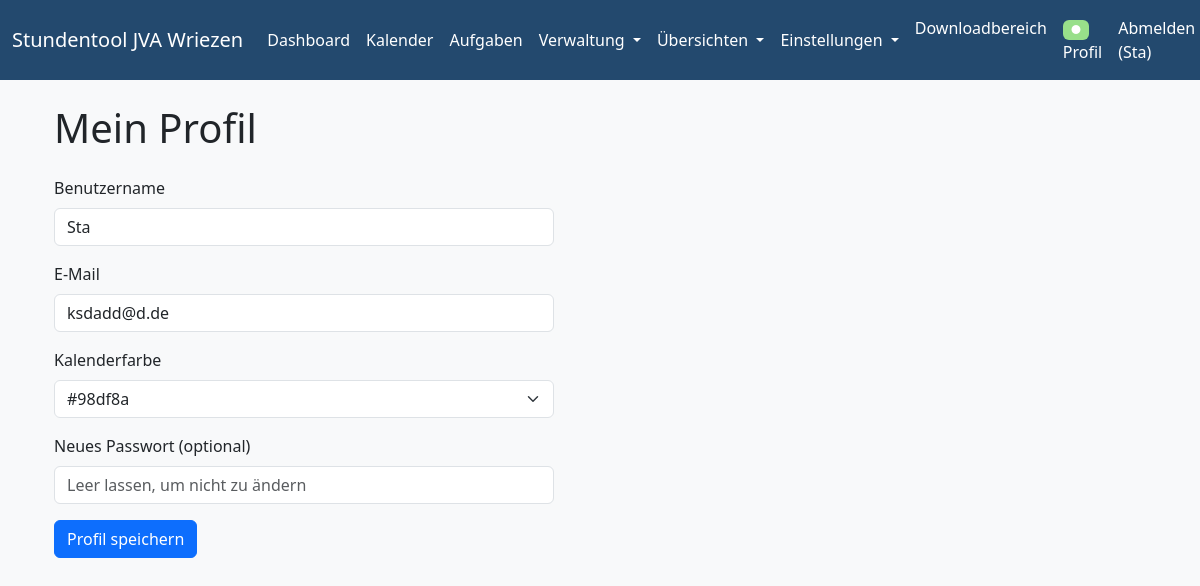
Before: /profil (signed in) with the older database file.
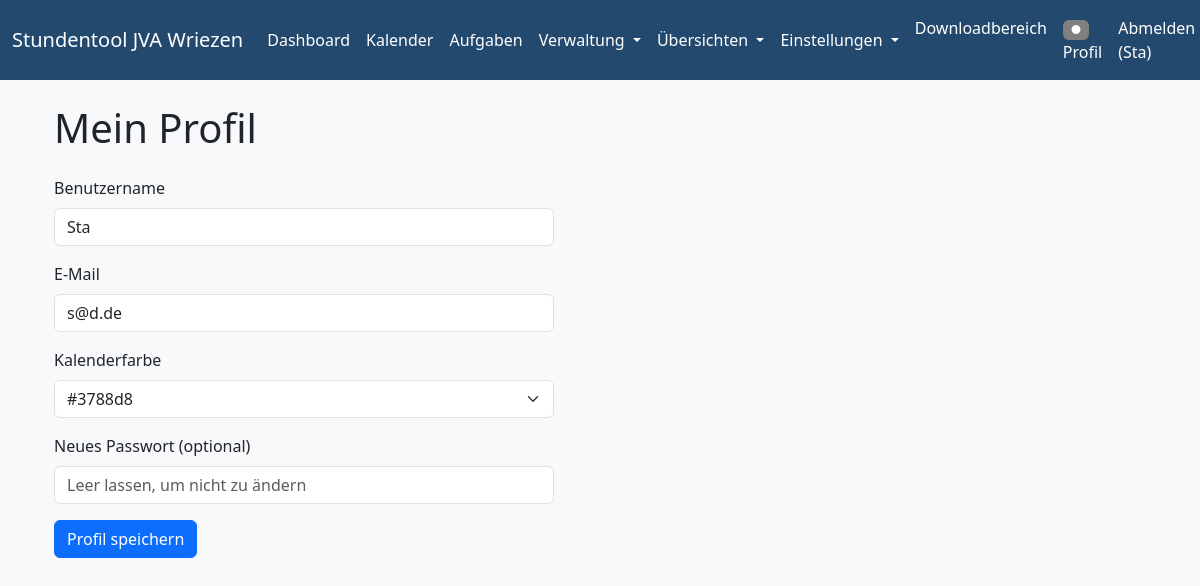
After: the same page with the newer database file.
### models.py (models this page shows, shortened)
class User(db.Model, UserMixin):
    id = db.Column(db.Integer, primary_key=True)
    username = db.Column(db.String(20), unique=True, nullable=False) # Used for login
    email = db.Column(db.String(120), unique=True, nullable=False) # Keep email for contact/recovery
    password = db.Column(db.String(60), nullable=False)
    role = db.Column(db.String(20), default='Benutzer', nullable=False) # New role column
    farbe = db.Column(db.String(7), default='#808080') # Hex color

### app.py (the view, shortened to what this page needs)
@app.route('/profil', methods=['GET', 'POST'])
@login_required
def profil():
    user_farben = [
        "#3788d8", "#1f77b4", "#2ca02c", "#d62728", "#9467bd", "#8c564b", "#e377c2",
        "#7f7f7f", "#bcbd22", "#17becf", "#6c757d", "#ff7f0e", "#ffbb78", "#98df8a"
    ]
    return render_template('profil.html', user_farben=user_farben)

### app.py (called while the page is built)
@login_manager.user_loader
def load_user(user_id):
    return User.query.get(int(user_id))

### templates/profil.html
{% extends "base.html" %}
{% block content %}
<div class="container mt-4">
    <h1>Mein Profil</h1>
    <form method="POST" action="{{ url_for('profil') }}" class="mt-4" style="max-width: 500px;">
        <div class="mb-3">
            <label for="username" class="form-label">Benutzername</label>
            <input type="text" class="form-control" id="username" name="username" value="{{ current_user.username }}" readonly>
        </div>
        <div class="mb-3">
            <label for="email" class="form-label">E-Mail</label>
            <input type="email" class="form-control" id="email" name="email" value="{{ current_user.email }}" readonly>
        </div>
        <div class="mb-3">
            <label for="farbe" class="form-label">Kalenderfarbe</label>
            <select class="form-select" id="farbe" name="farbe">
                {% for f in user_farben %}
                <option value="{{ f }}" style="background:{{ f }};color:#fff;" {% if current_user.farbe == f %}selected{% endif %}>{{ f }}</option>
                {% endfor %}
            </select>
        </div>
        <div class="mb-3">
            <label for="password" class="form-label">Neues Passwort (optional)</label>
            <input type="password" class="form-control" id="password" name="password" placeholder="Leer lassen, um nicht zu ändern">
        </div>
        <button type="submit" class="btn btn-primary">Profil speichern</button>
    </form>
</div>
{% endblock %}

### templates/base.html (shortened to what this page needs)
<!DOCTYPE html>
<html lang="de">
<head>
    <link href="https://cdn.jsdelivr.net/npm/bootstrap@5.3.3/dist/css/bootstrap.min.css" rel="stylesheet">
    <link rel="stylesheet" href="https://cdnjs.cloudflare.com/ajax/libs/font-awesome/6.4.0/css/all.min.css">
</head>
<body>
    <nav class="navbar navbar-expand-lg navbar-custom">
        <div class="container-fluid">
            <a class="navbar-brand" href="{{ url_for('stundenplan_anzeigen') }}">Stundentool JVA Wriezen</a>
            <div class="collapse navbar-collapse" id="navbarNav">
                <ul class="navbar-nav me-auto mb-2 mb-lg-0">
                    <li class="nav-item">
                        <a class="nav-link" href="{{ url_for('stundenplan_anzeigen') }}">Dashboard</a>
                    </li>
                    <li class="nav-item">
                        <a class="nav-link" href="{{ url_for('kalender') }}">Kalender</a>
                    </li>
                    {% if current_user.is_authenticated %}
                    <li class="nav-item">
                        <a class="nav-link" href="{{ url_for('kanban_board') }}">Aufgaben</a>
                    </li>
                    {% endif %}
                    {% if current_user.is_authenticated and (current_user.role == 'Admin' or current_user.role == 'Planer') %}
                    <li class="nav-item dropdown">
                        <a class="nav-link dropdown-toggle" href="#" id="navbarDropdownVerwaltung" role="button" data-bs-toggle="dropdown" aria-expanded="false">
                            Verwaltung
                        </a>
                    </li>
                    {% endif %}
                    {% if current_user.is_authenticated and (current_user.role == 'Admin' or current_user.role == 'Planer') %}
                    <li class="nav-item dropdown">
                        <a class="nav-link dropdown-toggle" href="#" id="navbarDropdownUebersichten" role="button" data-bs-toggle="dropdown" aria-expanded="false">
                            Übersichten
                        </a>
                    </li>
                    {% endif %}
                    {% if current_user.is_authenticated and current_user.role == 'Admin' %}
                    <li class="nav-item dropdown">
                        <a class="nav-link dropdown-toggle" href="#" id="navbarDropdownEinstellungen" role="button" data-bs-toggle="dropdown" aria-expanded="false">
                            Einstellungen
                        </a>
                    </li>
                    {% endif %}
                </ul>
                <ul class="navbar-nav ms-auto mb-2 mb-lg-0">
                    {% if current_user.is_authenticated %}
                        <li class="nav-item">
                            <a class="nav-link" href="{{ url_for('downloads') }}">Downloadbereich</a>
                        </li>
                        <li class="nav-item">
                            <a class="nav-link" href="{{ url_for('profil') }}">
                                <span class="badge" style="background:{{ current_user.farbe }};color:#fff;">&#9679;</span>
                                Profil
                            </a>
                        </li>
                        <li class="nav-item">
                            <a class="nav-link" href="{{ url_for('logout') }}">Abmelden ({{ current_user.username }})</a>
                        </li>
                    {% else %}
                        <li class="nav-item"><a class="nav-link" href="{{ url_for('login') }}">Anmelden</a></li>
                    {% endif %}
                </ul>
            </div>
        </div>
    </nav>
    <div class="container">
        {% block content %}{% endblock %}
    </div>
</body>
</html>

Changed rows visible on the page:
changed User "Sta": email "ksdadd@d.de" → "s@d.de"; farbe "#98df8a" → (not shown)
Other visible differences:
form field farbe: (not shown) → "#3788d8"
